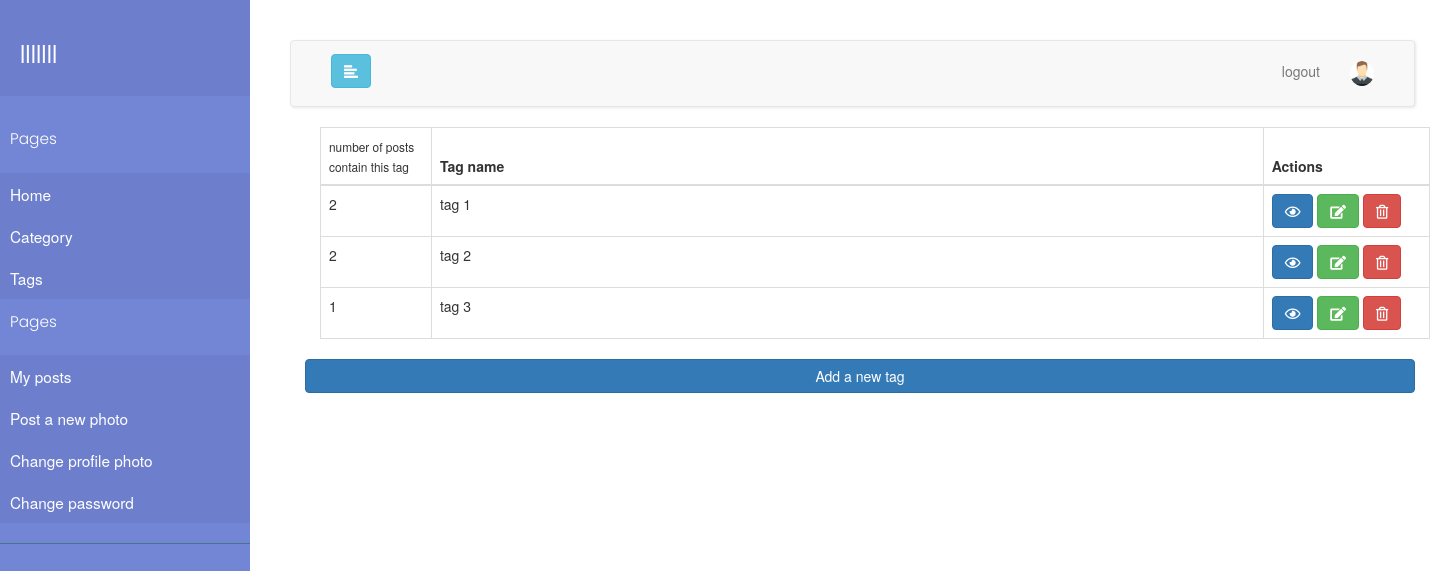
Page /myblog/tags/ (signed in) on the committed database.
### features/models.py (models this page shows)
class Tag(models.Model):
    name = models.CharField(max_length=20)

### features/views.py (the view)
# urls.py: path('tags/', TagList.as_view(), name="tags"),
class TagList(ListView):
    model = Tag
    queryset = Tag.objects.annotate(posts=Count('post'))
    template_name = 'tags.html'
    context_object_name = 'tags'

### templates/tags.html (shortened to what this page needs)
{% extends "base.html" %}
{% block content %}
{% load static %}
<div class="container">
    <div class="row">
        <div class="col-12">
            <table class="table table-bordered">
                <thead>
                <tr>
                    <th scope="col"><small>number of posts contain this tag</small></th>
                    <th scope="col">Tag name</th>
                    <th scope="col">Actions</th>
                </tr>
                </thead>
                <tbody>
                {% for tag in tags %}
                <tr>
                    <td style="width: 10%">{{tag.posts}}</td>
                    <td style="width: 75%">{{tag.name}}</td>
                    <td>
                        <a type="button" class="btn btn-primary" href="/myblog/tags/{{tag.name}}"><i
                                class="far fa-eye"></i></a>
                        <a type="button" class="btn btn-success" href="/myblog/tags/edit/{{tag.name}}"><i
                                class="fas fa-edit"></i></a>
                        <a type="button" class="btn btn-danger" href="/myblog/tags/delete/{{tag.name}}"><i
                                class="far fa-trash-alt"></i></a>
                    </td>
                </tr>
                {% endfor %}
                </tbody>
            </table>
        </div>
    </div>
</div>
<a type="button" class="btn btn-primary" href="{% url 'add-tag' %}" style="width: 100%">Add a new tag</a>
{% endblock content %}

### templates/base.html (shortened to what this page needs)
{% load static %}
<!DOCTYPE html>
<html lang="en">
<head>
    <link rel="stylesheet" href="{% static 'base-css.css' %}">
    <link rel="stylesheet" href="https://stackpath.bootstrapcdn.com/bootstrap/4.1.0/css/bootstrap.min.css"
>
    <link rel="stylesheet" href="https://maxcdn.bootstrapcdn.com/bootstrap/3.3.7/css/bootstrap.min.css">
    <link rel="stylesheet"
          href="https://cdnjs.cloudflare.com/ajax/libs/malihu-custom-scrollbar-plugin/3.1.5/jquery.mCustomScrollbar.min.css">
    <link rel="stylesheet" href="https://pro.fontawesome.com/releases/v5.10.0/css/all.css"
/>
</head>
<body>
<div class="wrapper">
    <nav id="sidebar">
        <div class="sidebar-header">
            {% if user.is_authenticated %}
            <h3>{{user.username}}</h3>
            {% else %}
            <h3>BLOG </h3>
            {% endif %}
        </div>
        <ul class="list-unstyled components">
            <p>Pages</p>
            <li class="active">
                <a href="{% url 'home' %}">Home</a>
            </li>
            <li class="active">
                <a href="{% url 'category' %}">Category</a>
            <li class="active">
                <a href="{% url 'tags' %}">Tags</a>
            {% if user.is_authenticated %}
            <p>Pages</p>
            </li>
            <li class="active">
                <a href="#menu">My posts</a>
            </li>
            <li class="active">
                <a href="#">Post a new photo</a>
            </li>
            <li class="active">
                <a href="#">Change profile photo</a>
            </li>
            <li class="active">
                <a href="#">Change password</a>
            </li>
            {% endif %}
        </ul>
    </nav>
    <div id="content">
        <nav class="navbar navbar-default">
            <div class="container-fluid">
                <div class="collapse navbar-collapse" id="bs-example-navbar-collapse-1">
                    <ul class="nav navbar-nav navbar-right">
                        <li>
                            {% if user.is_authenticated %}
                            <a class="d-flex align-items-center " href="#"
                               role="button">
                                {% if user.extenduser.image %}
                                <img src="{{user.extenduser.image.url}}" class="rounded-circle"
                                     height="25" alt="" loading="lazy">
                                {% elif user.extenduser.gender == 'M' %}
                                <img src="{% static 'male-avatar.jpg' %}" class="rounded-circle"
                                     height="25" alt="" loading="lazy">
                                {% else %}
                                <img src="{% static 'female-avatar.jpg' %}" class="rounded-circle"
                                     height="25" alt="" loading="lazy">
                                {% endif %}
                            </a>
                            {% else %}
                            <a href="/myblog/login">Login</a>
                            {% endif %}
                        </li>
                    </ul>
                    <ul class="nav navbar-nav navbar-right">
                        <li>
                            {% if user.is_authenticated %}
                            <a href="/myblog/logout">logout</a>
                            {% else %}
                            <a href="/myblog/signup">SignUp</a>
                            {% endif %}
                        </li>
                    </ul>
                    <button type="button" id="sidebarCollapse" class="btn btn-info navbar-btn ">
                        <i class="glyphicon glyphicon-align-left"></i>
                    </button>
                </div>
            </div>
        </nav>
        <div class="container">
            {% block content %}
            {% endblock content %}
        </div>
    </div>
</div>
</body>
</html>

### static/base-css.css (style rules this page uses)
body { font-family: 'Poppins', sans-serif; background: #fafafa; }
p { font-family: 'Poppins', sans-serif; font-size: 1.1em; font-weight: 300; line-height: 1.7em; color: #999; }
a, a:hover, a:focus { color: inherit; text-decoration: none; transition: all 0.3s; }
.navbar { padding: 15px 10px; background: #fff; border: none; border-radius: 0; margin-bottom: 40px; box-shadow: 1px 1px 3px rgba(0, 0, 0, 0.1); }
.navbar-btn { box-shadow: none; outline: none !important; border: none; }
#sidebar { width: 250px; position: fixed; top: 0; left: 0; height: 100vh; z-index: 999; background: #7386D5; color: #fff !important; transition: all 0.3s; }
#sidebar .sidebar-header { padding: 20px; background: #6d7fcc; }
#sidebar ul.components { padding: 20px 0; border-bottom: 1px solid #47748b; }
#sidebar ul p { color: #fff; padding: 10px; }
#sidebar ul li a { padding: 10px; font-size: 1.1em; display: block; color:white; }
#sidebar ul li.active>a, a[aria-expanded="true"] { color: #fff; background: #6d7fcc; }
#content { width: calc(100% - 250px); padding: 40px; min-height: 100vh; transition: all 0.3s; position: absolute; top: 0; right: 0; }

### rows in the picture
Tag: posts "2", name "tag 1"
Tag: posts "2", name "tag 2"
Tag: posts "1", name "tag 3"

### other values in the picture
{{ user.username }} "lllllll"
